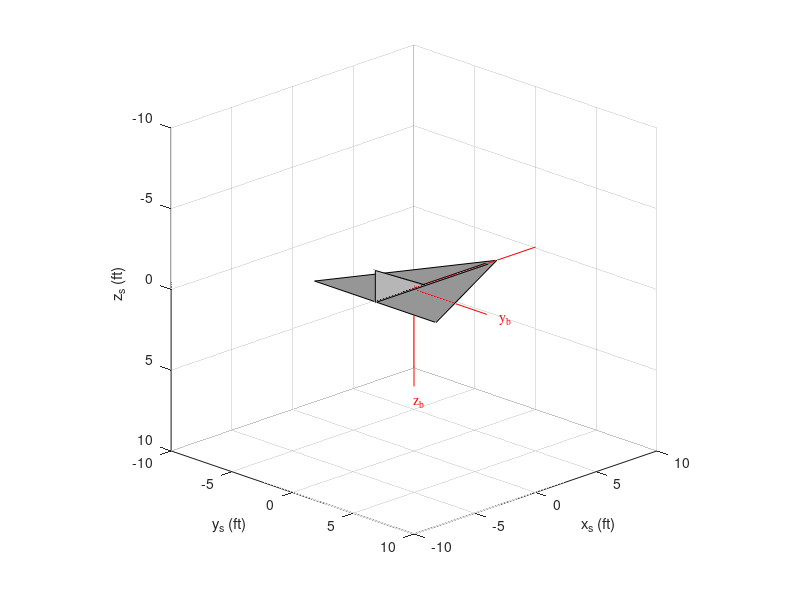

This figure's MATLAB source:
clear;clc;format short e;
% Mass, Mass Center, Inertia Calculation
% Three View Drawing
% Compute Aircraft Parameters
 b = 10; % ft
 c = 10; % ft
 d = 6; % ft
 h = 2; % ft
 t = 0.2; % ft
 rho = 4; % slug/ft^3
% Comnpute Mass
 m = 1/2*rho*t*( b*c + h*(c-d) );
% Compute Mass Center
 xscm = 1/3*rho*t*( b*c^2 + 1/2*h*(c-d)*(2*c+d ) )/m;
 yscm = 0;
 zscm = 1/2*rho*t*( h*(c-d)*(1/2*t+1/3*h) )/m;
% Compute Inertia
 ixx = 1/2*rho*t*( ...
 + b*c *( (b/2)^2/18 + (t )^2/12 + (zscm )^2 + (b/2/3 )^2 ) ...
 + h*(c-d) *( (h )^2/18 + (t )^2/12 + (zscm-1/2*t-1/3*h)^2 ) ...
 );
 iyy = 1/2*rho*t*( ...
 + b*c *( (c )^2/18 + (t )^2/12 + (xscm-2/3*c )^2 + (zscm )^2 ) ...
 + h*(c-d) *( (h )^2/18 + (c-d)^2/18 + (xscm-2/3*c-1/3*d)^2 + (zscm-1/2*t-1/3*h)^2 ) ...
 );
 izz = 1/2*rho*t*( ...
 + b*c *( (b/2)^2/18 + (c )^2/18 + (xscm-2/3*c )^2 + (b/2/3 )^2 ) ...
 + h*(c-d) *( (c-d)^2/18 + (t )^2/12 + (xscm-2/3*c-1/3*d)^2 ) ...
 );
 ixy = 0;
 iyz = 0;
 izx = 1/2*rho*t*( ...
 + b*c *( (xscm-2/3*c ) * (zscm ) ) ...
 + h*(c-d) *( (h )*(c-d)/36 + (xscm-2/3*c-1/3*d) * (zscm-1/2*t-1/3*h) ) ...
 );
% Calculate Aircraft Surface - Structural Axes
% Calculate Component Surface - Right Wing Upper Surface (1)
% 2D Triangle
 n1a = 100; % Number of Chordwise Points, -
 n1b = 100; % Number of Spanwise Points, -
 m1_1 = -c/(b/2); % Leading Edge Slope, -
 b1_1 = xscm; % Leading Edge Intercept, ft
 m1_2 = 0; % Trailing Edge Slope, -
 b1_2 = -(c-xscm); % Trailing Edge Intercept, ft
 y = linspace(0,b/2,n1b).';
 z = -zscm;
 x1_s = NaN(n1a,n1b); y1_s = NaN(n1a,n1b); z1_s = NaN(n1a,n1b);
 for j = 1:n1a
 for k = 1:n1b
 xle = m1_1*y(k) + b1_1;
 xte = m1_2*y(k) + b1_2;
 x = (xte-xle)*(j-1)/(n1a-1) + xle;
 x1_s(j,k) = x;
 y1_s(j,k) = y(k);
 z1_s(j,k) = z;
  end
 end
 xv1_1_s = m1_1*( 0 ) + b1_1; yv1_1_s = 0; zv1_1_s = z;
 xv1_2_s = m1_1*(+b/2) + b1_1; yv1_2_s = +b/2; zv1_2_s = z;
 xv1_3_s = m1_2*(+t/2) + b1_2; yv1_3_s = +t/2; zv1_3_s = z;
 xv1_4_s = d; yv1_4_s = +t/2; zv1_4_s = z;
 xv1_s = [xv1_1_s xv1_2_s xv1_3_s xv1_4_s].';
 yv1_s = [yv1_1_s yv1_2_s yv1_3_s yv1_4_s].';
 zv1_s = [zv1_1_s zv1_2_s zv1_3_s zv1_4_s].';
 
 % Calculate Component Surface - Left Wing Upper Surface (5)
% 2D Triangle
 n5a = 100; % Number of Chordwise Points, -
 n5b = 100; % Number of Spanwise Points, -
 m5_1 = c/(b/2); % Leading Edge Slope, -
 b5_1 = xscm; % Leading Edge Intercept, ft
 m5_2 = 0; % Trailing Edge Slope, -
 b5_2 = -(c-xscm); % Trailing Edge Intercept, ft
 y = linspace(-b/2,0,n5b).';
 z = -zscm;
 x5_s = NaN(n5a,n5b); y5_s = NaN(n5a,n5b); z5_s = NaN(n5a,n5b);
 for j = 1:n5a
 for k = 1:n5b
 xle = m5_1*y(k) + b5_1;
 xte = m5_2*y(k) + b5_2;
 x = (xte-xle)*(j-1)/(n5a-1) + xle;
 x5_s(j,k) = x;
 y5_s(j,k) = y(k);
 z5_s(j,k) = z;
 end
 end
 xv5_1_s = m5_1*( 0 ) + b5_1; yv5_1_s = 0; zv5_1_s = z;
 xv5_2_s = m5_1*(-b/2) + b5_1; yv5_2_s = -b/2; zv5_2_s = z;
 xv5_3_s = m5_2*(-t/2) + b5_2; yv5_3_s = -t/2; zv5_3_s = z;
 xv5_4_s = d; yv5_4_s = -t/2; zv5_4_s = z;
 xv5_s = [xv5_1_s xv5_2_s xv5_3_s xv5_4_s].';
 yv5_s = [yv5_1_s yv5_2_s yv5_3_s yv5_4_s].';
 zv5_s = [zv5_1_s zv5_2_s zv5_3_s zv5_4_s].';
 
 % Calculate Component Surface - Right Vertical Tail Surface (9)
% 2D Triangle
 n9a = 100; % Number of Chordwise Points, -
 n9b = 100; % Number of Spanwise Points, -
 m9_1 = (c-d)/h; % Leading Edge Slope, -
 b9_1 = xscm-d; % Leading Edge Intercept, ft
 m9_2 = 0; % Trailing Edge Slope, -
 b9_2 = -(c-xscm); % Trailing Edge Intercept, ft
 y = 0;
 z = linspace(-t/2,-(t/2+h),n9b).';
 x9_s = NaN(n9a,n9b); y9_s = NaN(n9a,n9b); z9_s = NaN(n9a,n9b);
 for j = 1:n9a
 for k = 1:n9b
 xle = m9_1*z(k) + b9_1;
 xte = m9_2*z(k) + b9_2;
 x = (xte-xle)*(j-1)/(n9a-1) + xle;
 x9_s(j,k) = x;
 y9_s(j,k) = y;
 z9_s(j,k) = z(k);
 end
 end
 xv9_1_s = m9_1*(+t/2 ) + b9_1; yv9_1_s = y; zv9_1_s = 0;
 xv9_2_s = -(c-xscm); yv9_2_s = y; zv9_2_s = -h;
 xv9_3_s = m9_2*(+t/2 ) + b9_2; yv9_3_s = y; zv9_3_s = 0;
 xv9_4_s = m9_1*(+t/2 ) + b9_1; yv9_4_s = y; zv9_4_s = 0;
 xv9_s = [xv9_1_s xv9_2_s xv9_3_s xv9_4_s].';
 yv9_s = [yv9_1_s yv9_2_s yv9_3_s yv9_4_s].';
 zv9_s = [zv9_1_s zv9_2_s zv9_3_s zv9_4_s].';
 f1_id = figure(1); clf
 fa = 1.0; % 100% Opaque / 0 % Transparent
 hold
 s1s_id = surf(x1_s ,y1_s ,z1_s ); set(s1s_id ,'FaceAlpha',fa)
 s5s_id = surf(x5_s ,y5_s ,z5_s ); set(s5s_id ,'FaceAlpha',fa)
 s9s_id = surf(x9_s ,y9_s ,z9_s ); set(s9s_id ,'FaceAlpha',fa)
plot3(xv1_s ,yv1_s ,zv1_s ,'-k');

 plot3(xv5_s ,yv5_s ,zv5_s ,'-k');

 plot3(xv9_s ,yv9_s ,zv9_s ,'-k');

 plot3(0,0,0,'*r');
 plot3([0 10],[0 0],[-zscm -zscm],'-r')
 plot3([0 0],[0 6],[0 0],'-r')
 plot3([0 0],[0 0],[0 6],'-r')
 hold
colormap([0.90 0.90 0.90]), shading interp, lighting gouraud, material metal
 la = [+000 +100]; l1_id = lightangle(la(1),la(2));
 la = [+000 -080]; l2_id = lightangle(la(1),la(2));
 la = [+020 +010]; l3_id = lightangle(la(1),la(2));
 la = [+110 +010]; l4_id = lightangle(la(1),la(2));
 la = [+200 +010]; l5_id = lightangle(la(1),la(2));
 la = [+290 +010]; l6_id = lightangle(la(1),la(2));
a2_id = gca; 
set(a2_id,'YDir','reverse')
set(a2_id,'ZDir','reverse')
%set(a2_id,'XDir','reverse')
 aw = [-10 10 -10 10 -10 10]; axis(aw), axis square, av = [315 20]; view(av), grid
 xlabel('x_s (ft)'), ylabel('y_s (ft)'), zlabel('z_s (ft)')
 text(11,0,0,'x_b','FontName','Times','Color','r')
 text(0,7,0,'y_b','FontName','Times','Color','r')
 text(0,0,7,'z_b','FontName','Times','Color','r')